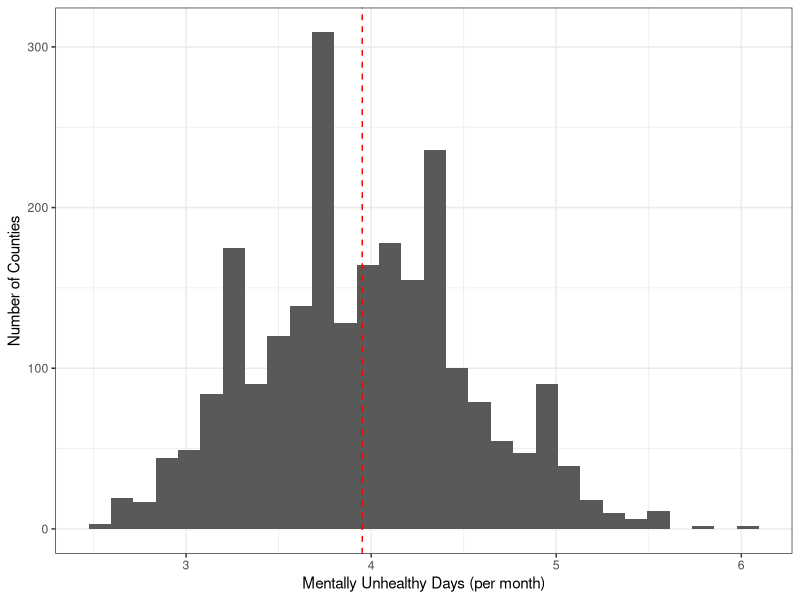

Write the R code that produced this figure. (Note: this script raises an error after producing the figure.)
# load libraries
library(kableExtra)                     # for printing tables
library(cowplot)                        # for side by side plots
library(lubridate)                      # for dealing with dates
library(maps)                           # for creating maps
library(tidyverse)

# read in the cleaned data
mental_health = read_csv("data/clean/mental_health_clean.csv")

# to do:
# correlation plot (ggcorplot)
# create histogram of mentally_unhealthy_days and plot mean (examine bottom 5, top 5)
# pick features and explore relationship with mentally_unhealthy response
# heatmap 

# create histogram of mentally unhealthy days
# save the mean
mean <- mean(mental_health$mentally_unhealthy_days)

# plot mentally_unhealthy days and draw line at the mean
p = mental_health %>%
  ggplot(aes(x = mentally_unhealthy_days)) + 
  geom_histogram() +
  geom_vline(xintercept = mean,
             linetype = "dashed",
             col = "red") +
  labs(x = "Mentally Unhealthy Days (per month)", 
       y = "Number of Counties") +
  theme_bw()

# save the histogram
ggsave(filename = "results/response-histogram.png", 
       plot = p, 
       device = "png", 
       width = 5, 
       height = 3)

# correlation plot hgidsg

# examine top 10 counties by case fatality rate
covid_data %>% 
  select(county, state, case_fatality_rate) %>%
  arrange(desc(case_fatality_rate)) %>%
  head(10) %>%
  write_tsv("results/top-10-counties-data.tsv")

# create a heatmap of mentally unhealthy days for cleaned dataset
p2 = map_data("county") %>%
  as_tibble() %>% 
  left_join(mental_health %>% 
              rename(region = state, 
                     subregion = name,
                     `Mentally Unhealthy Days` = mentally_unhealthy_days) %>% 
              mutate(region = str_to_lower(region), 
                     subregion = str_to_lower(subregion)), 
            by = c("region", "subregion")) %>%
  ggplot() + 
  geom_polygon(data=map_data("state"), 
               aes(x=long, y=lat, group=group),
               color="black", fill=NA, size = 1, alpha = .3) + 
  geom_polygon(aes(x=long, y=lat, group=group, fill = `Mentally Unhealthy Days`),
               color="darkblue", size = .1) +
  scale_fill_gradient(low = "blue", high = "red") 

ggsave(filename = "results/map-clean.png", 
       plot = p2, 
       device = "png", 
       width = 7, 
       height = 4)

# create a heatmap of mentally unhealthy days for original health dataset
health_data_clean <- read_csv("data/clean/health_data_clean.csv")

p3 = map_data("county") %>%
  as_tibble() %>% 
  left_join(health_data_clean %>% 
              rename(region = state, 
                     subregion = name,
                     `Mentally Unhealthy Days` = `Mentally Unhealthy Days`) %>% 
              mutate(region = str_to_lower(region), 
                     subregion = str_to_lower(subregion)), 
            by = c("region", "subregion")) %>%
  ggplot() + 
  geom_polygon(data=map_data("state"), 
               aes(x=long, y=lat, group=group),
               color="black", fill=NA,size = 1, alpha = .3) + 
  geom_polygon(aes(x=long, y=lat, group=group, fill = `Mentally Unhealthy Days`),
               color="darkblue", size = .1) +
  scale_fill_gradient(low = "blue", high = "red")

ggsave(filename = "results/map-all.png", 
       plot = p3, 
       device = "png", 
       width = 7, 
       height = 4)
